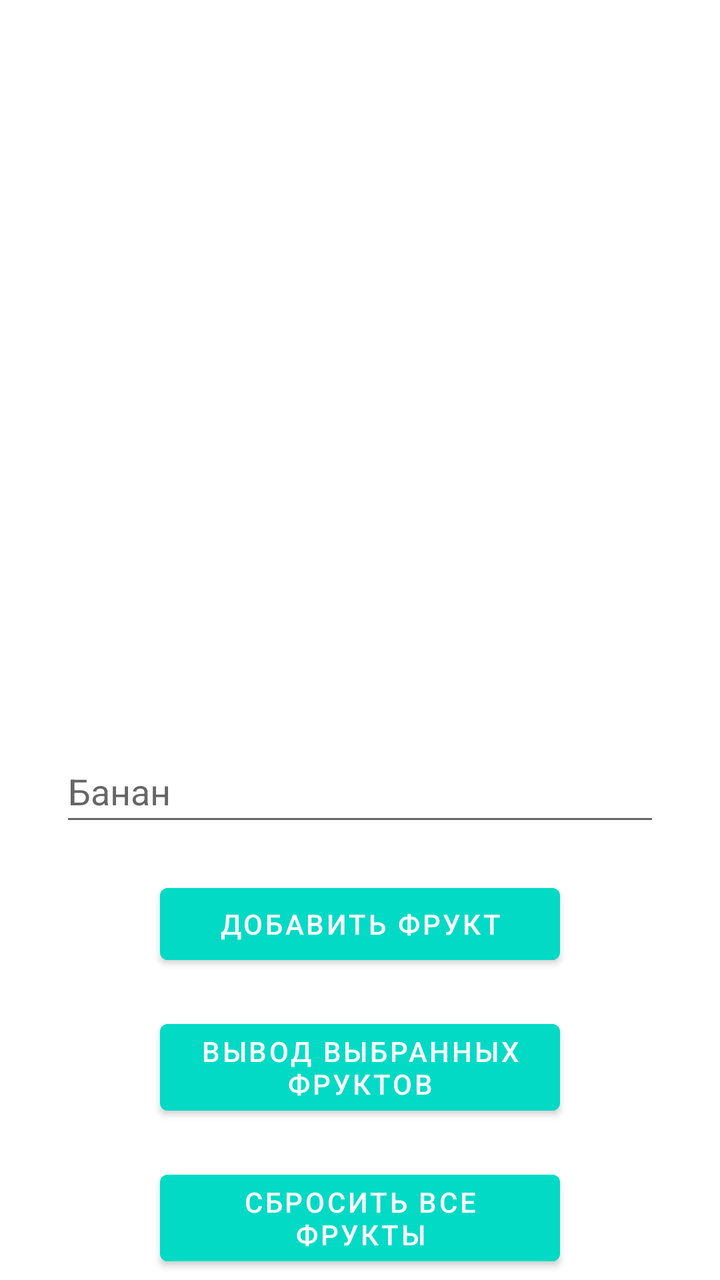
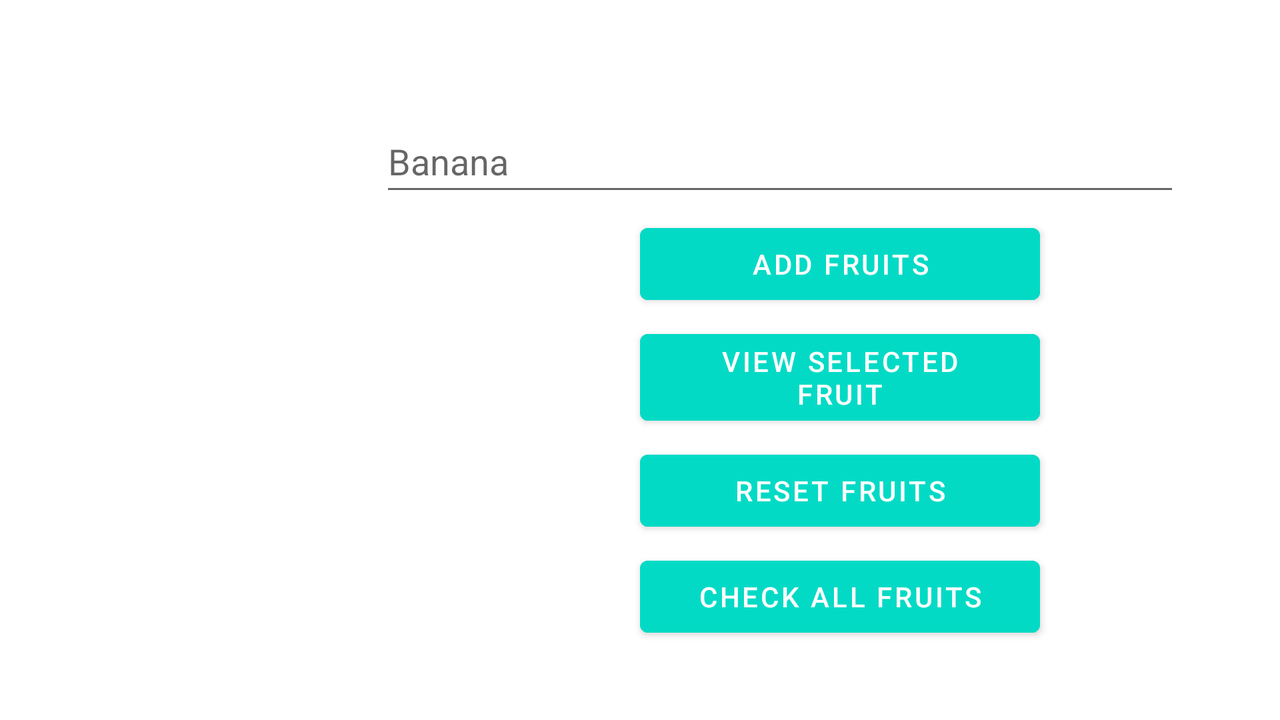

An Android layout and its configuration variant, each rendered on a device that would load it. The default file and the variant file are quoted in full after the pictures.
<!-- AndroidManifest.xml: application theme Theme.Labs -->
<!-- res/layout/activity_main.xml -->
<?xml version="1.0" encoding="utf-8"?>
<RelativeLayout xmlns:android="http://schemas.android.com/apk/res/android"
    xmlns:app="http://schemas.android.com/apk/res-auto"
    xmlns:tools="http://schemas.android.com/tools"
    android:layout_width="match_parent"
    android:layout_height="match_parent"
    tools:context=".MainActivity">

    <TextView
        android:id="@+id/selectedTextView"
        android:layout_width="match_parent"
        android:layout_height="50dp"
        android:layout_below="@+id/list" />

    <Button
        android:id="@+id/btnAdd"
        android:layout_width="200dp"
        android:layout_height="wrap_content"
        android:layout_below="@+id/textBox"
        android:layout_centerHorizontal="true"
        android:layout_centerVertical="true"
        android:layout_marginTop="20dp"
        android:backgroundTint="@color/teal_200"
        android:text="Добавить фрукт"
        android:textSize="14sp"
        tools:ignore="TouchTargetSizeCheck" />

    <Button
        android:id="@+id/btnShowList"
        android:layout_width="200dp"
        android:layout_height="wrap_content"
        android:layout_below="@+id/btnAdd"
        android:layout_centerHorizontal="true"
        android:layout_centerVertical="true"
        android:layout_marginTop="20dp"
        android:backgroundTint="@color/teal_200"
        android:text="Вывод выбранных фруктов"
        app:layout_constraintStart_toEndOf="@+id/btnSelectAll" />

    <Button
        android:id="@+id/btnResetAll"
        android:layout_width="200dp"
        android:layout_height="wrap_content"
        android:layout_below="@+id/btnShowList"
        android:layout_centerHorizontal="true"
        android:layout_centerVertical="true"
        android:layout_marginTop="20dp"
        android:backgroundTint="@color/teal_200"
        android:text="Сбросить все фрукты"
        android:textSize="14sp"
        tools:ignore="TouchTargetSizeCheck" />

    <Button
        android:id="@+id/btnSelectAll"
        android:layout_width="200dp"
        android:layout_height="wrap_content"
        android:layout_below="@+id/btnResetAll"
        android:layout_centerHorizontal="true"
        android:layout_centerVertical="true"
        android:layout_marginTop="20dp"
        android:backgroundTint="@color/teal_200"
        android:text="Выбрать все фрукты"
        android:textSize="14sp"
        tools:ignore="TouchTargetSizeCheck" />

    <ListView
        android:id="@+id/list"
        android:layout_width="match_parent"
        android:layout_height="300dp"
        android:background="@color/white"
        android:cacheColorHint="@color/white"
        android:choiceMode="multipleChoice"
        app:layout_constraintBottom_toTopOf="@+id/btnAdd" />

    <AutoCompleteTextView
        android:id="@+id/textBox"
        android:layout_width="300dp"
        android:layout_height="wrap_content"
        android:layout_below="@+id/selectedTextView"
        android:layout_centerInParent="true"
        android:layout_marginTop="20dp"
        android:hint="Банан"
        android:minHeight="48dp"
        app:layout_constraintTop_toBottomOf="@+id/list" />

</RelativeLayout>
<!-- resources referenced by this layout -->
<resources>
  <style name="Theme.Labs" parent="Theme.MaterialComponents.DayNight.NoActionBar">
          
          <item name="colorPrimary">@color/purple_500</item>
          <item name="colorPrimaryVariant">@color/purple_700</item>
          <item name="colorOnPrimary">@color/white</item>
          
          <item name="colorSecondary">@color/teal_200</item>
          <item name="colorSecondaryVariant">@color/teal_700</item>
          <item name="colorOnSecondary">@color/black</item>
          
          <item name="android:statusBarColor" tools:targetApi="l">?attr/colorPrimaryVariant</item>
          
      </style>
</resources>
<!-- res/layout-land/activity_main.xml (the repository's variant of the layout above) -->
<!-- drawn on the phone turned sideways -->
<?xml version="1.0" encoding="utf-8"?>
<RelativeLayout xmlns:android="http://schemas.android.com/apk/res/android"
    xmlns:app="http://schemas.android.com/apk/res-auto"
    xmlns:tools="http://schemas.android.com/tools"
    android:layout_width="match_parent"
    android:layout_height="match_parent"
    tools:context=".MainActivity">

    <TextView
        android:id="@+id/selectedTextView"
        android:layout_toEndOf="@id/list"
        android:layout_width="match_parent"
        android:layout_height="50dp"
        />

    <Button
        android:id="@+id/btnAdd"
        android:layout_width="200dp"
        android:layout_height="wrap_content"
        android:layout_below="@+id/textBox"
        android:layout_alignEnd="@id/selectedTextView"
        android:layout_centerHorizontal="true"
        android:layout_marginTop="5dp"
        android:layout_marginEnd="120dp"
        android:backgroundTint="@color/teal_200"
        android:text="Add fruits"
        android:textSize="14sp"
        tools:ignore="TouchTargetSizeCheck" />

    <Button
        android:id="@+id/btnShowList"
        android:layout_width="200dp"
        android:layout_height="wrap_content"
        android:layout_below="@+id/btnAdd"
        android:layout_alignEnd="@id/selectedTextView"
        android:layout_marginTop="5dp"
        android:layout_marginEnd="120dp"
        android:backgroundTint="@color/teal_200"
        android:text="View selected fruit" />

    <Button
        android:id="@+id/btnResetAll"
        android:layout_width="200dp"
        android:layout_height="wrap_content"
        android:layout_below="@+id/btnShowList"
        android:layout_alignEnd="@id/selectedTextView"
        android:layout_marginTop="5dp"
        android:layout_marginEnd="120dp"
        android:backgroundTint="@color/teal_200"
        android:text="Reset fruits"
        android:textSize="14sp"
        tools:ignore="TouchTargetSizeCheck" />

    <Button
        android:id="@+id/btnSelectAll"
        android:layout_width="200dp"
        android:layout_height="wrap_content"
        android:layout_below="@+id/btnResetAll"
        android:layout_alignEnd="@id/selectedTextView"
        android:layout_marginTop="5dp"
        android:layout_marginEnd="120dp"
        android:backgroundTint="@color/teal_200"
        android:text="Check all fruits"
        android:textSize="14sp"
        tools:ignore="TouchTargetSizeCheck" />

    <ListView
        android:id="@+id/list"
        android:layout_width="300dp"
        android:layout_height="match_parent"
        android:background="@color/white"
        android:cacheColorHint="@color/white"
        android:choiceMode="multipleChoice"
        app:layout_constraintBottom_toTopOf="@+id/btnAdd" />

    <AutoCompleteTextView
        android:id="@+id/textBox"
        android:layout_width="400dp"
        android:layout_height="wrap_content"
        android:layout_below="@+id/selectedTextView"
        android:layout_alignEnd="@id/selectedTextView"
        android:layout_marginTop="5dp"
        android:layout_marginEnd="50dp"
        android:hint="Banana"
        android:minHeight="48dp" />

</RelativeLayout>
